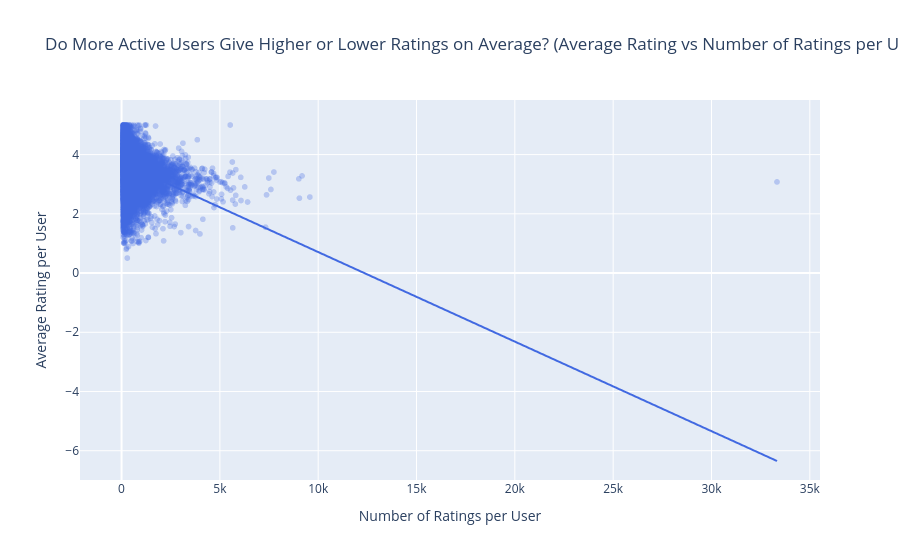

Notebook cell for this chart:
### Code cell
px.scatter(ratings_user,x='num_ratings_user',y='avg_rating_user',title='Do More Active Users Give Higher or Lower Ratings on Average? (Average Rating vs Number of Ratings per User for Top 100,00 Users)',
           labels={'num_ratings_user':'Number of Ratings per User', 
                'avg_rating_user':'Average Rating per User'}, trendline='ols', color_discrete_sequence=['royalblue'], opacity=0.3)

### Figure 1 — Plotly figure (JSON) as saved in the notebook; plotly's stock layout.template omitted (floating-point values rounded to 4 significant figures; data arrays with more than 128 entries replaced by an {"elided": "..."} marker saying what was removed)
{"data": [{"hovertemplate": "Number of Ratings per User=%{x}<br>Average Rating per User=%{y}<extra></extra>", "legendgroup": "", "marker": {"color": "royalblue", "opacity": 0.3, "symbol": "circle"}, "mode": "markers", "name": "", "showlegend": false, "type": "scattergl", "x": {"elided": "100000 int values"}, "xaxis": "x", "y": {"elided": "100000 float values"}, "yaxis": "y"}, {"hovertemplate": "<b>OLS trendline</b><br>avg_rating_user = -0.000302401 * num_ratings_user + 3.73328<br>R<sup>2</sup>=0.056151<br><br>Number of Ratings per User=%{x}<br>Average Rating per User=%{y} <b>(trend)</b><extra></extra>", "legendgroup": "", "marker": {"color": "royalblue", "symbol": "circle"}, "mode": "lines", "name": "", "showlegend": false, "type": "scattergl", "x": {"elided": "100000 int values"}, "xaxis": "x", "y": {"elided": "100000 float values"}, "yaxis": "y"}], "layout": {"legend": {"tracegroupgap": 0}, "title": {"text": "Do More Active Users Give Higher or Lower Ratings on Average? (Average Rating vs Number of Ratings per User for Top 100,00 Users)"}, "xaxis": {"anchor": "y", "domain": [0, 1], "title": {"text": "Number of Ratings per User"}}, "yaxis": {"anchor": "x", "domain": [0, 1], "title": {"text": "Average Rating per User"}}}}
